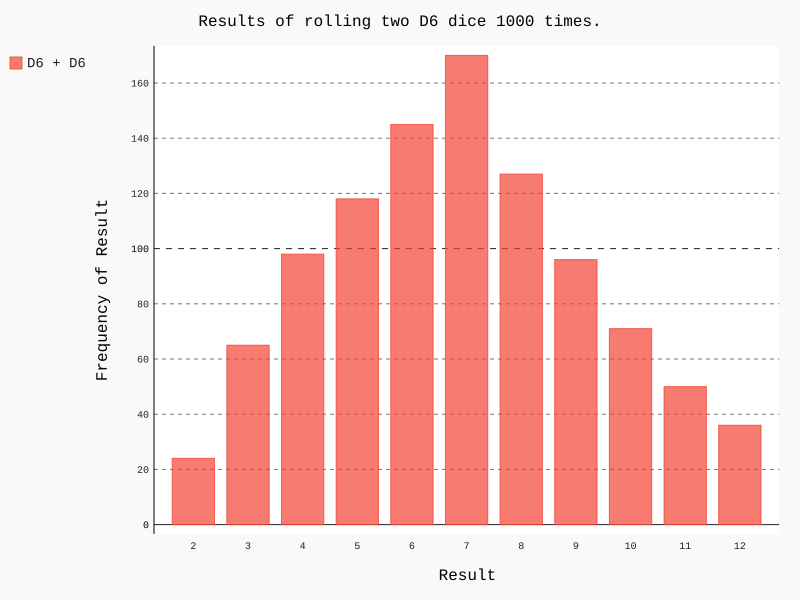

Generate this figure with Python:
import pygal
from die import Die

# 创建两个D6骰子
die_1 = Die()
die_2 = Die()

# 掷骰子多次，并将结果存在一个列表中
results = []
for roll_num in range(1000):
    result = die_1.roll() + die_2.roll()
    results.append(result)

# 分析结果
frequencies = []
max_result = die_1.num_sides + die_2.num_sides
for value in range(2,max_result+1):
    frequency = results.count(value)
    frequencies.append(frequency)

# 对结果进行可视化  使用条状图
hist = pygal.Bar()

hist.title = "Results of rolling two D6 dice 1000 times."
hist.x_labels = ['2','3','4','5','6','7','8','9','10','11','12']
hist.x_title = "Result"
hist.y_title = "Frequency of Result"

hist.add('D6 + D6',frequencies)
hist.render_to_file('dice_visual.svg')
